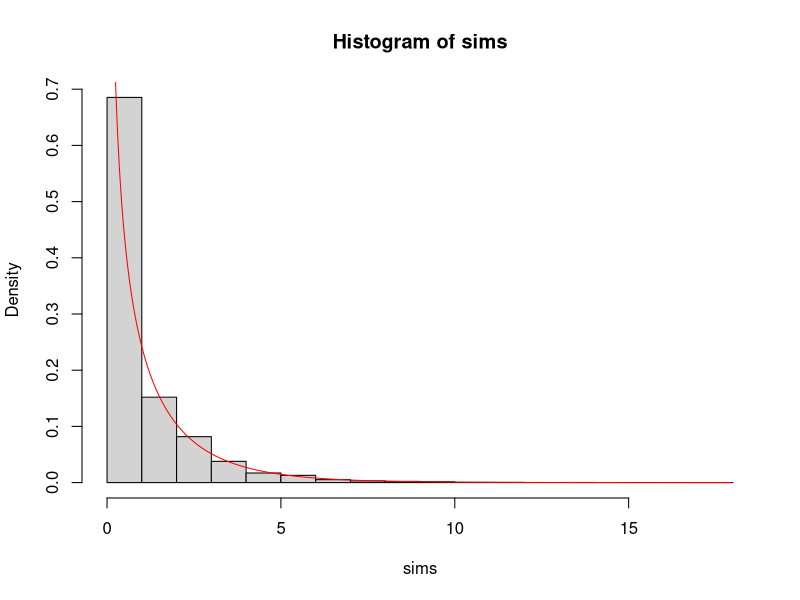
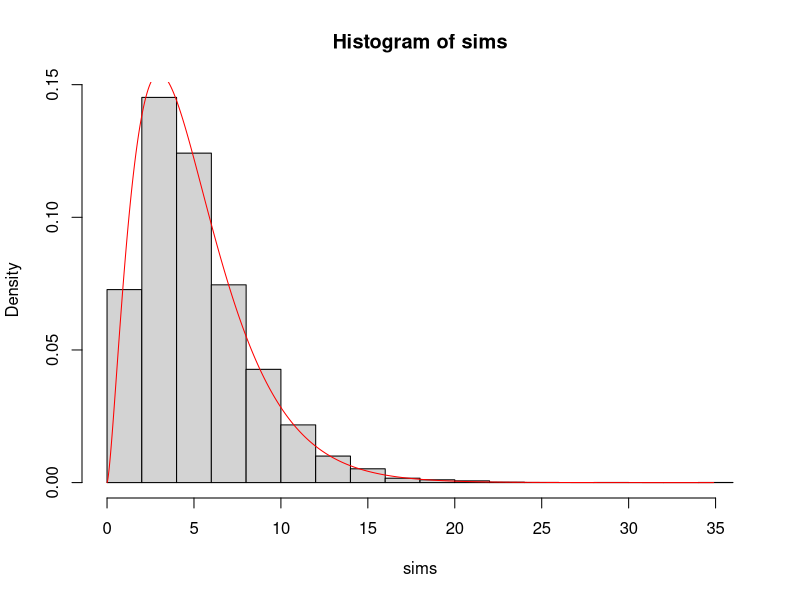
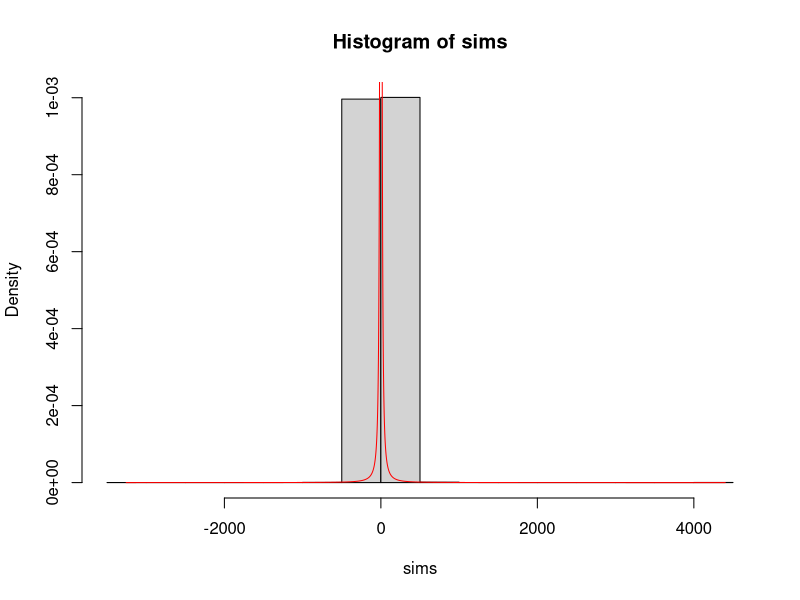
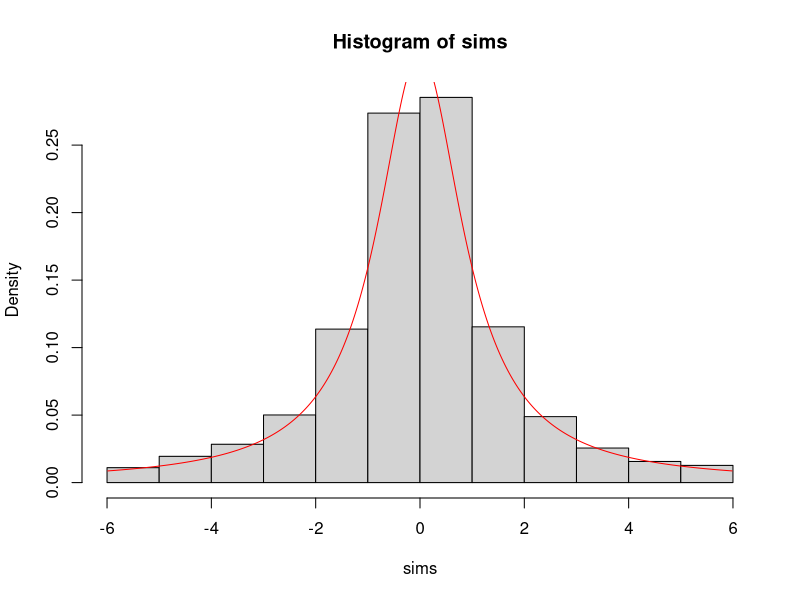
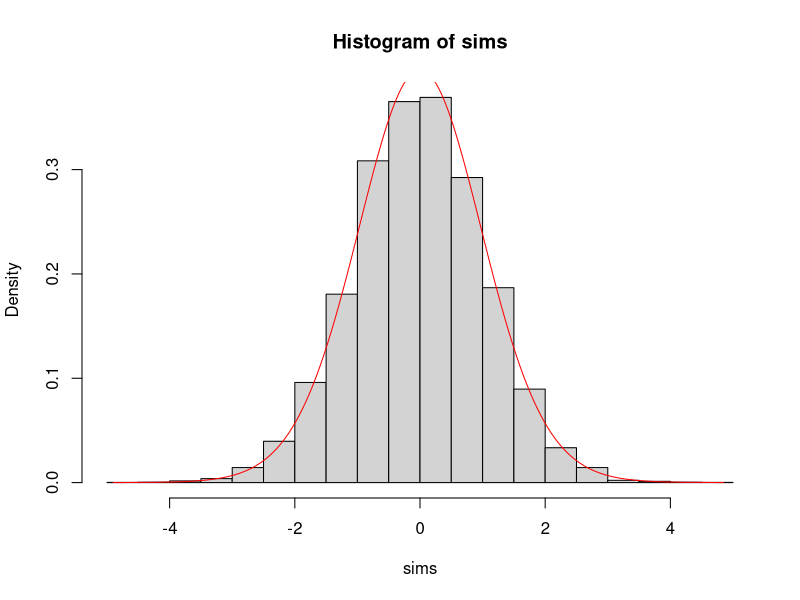
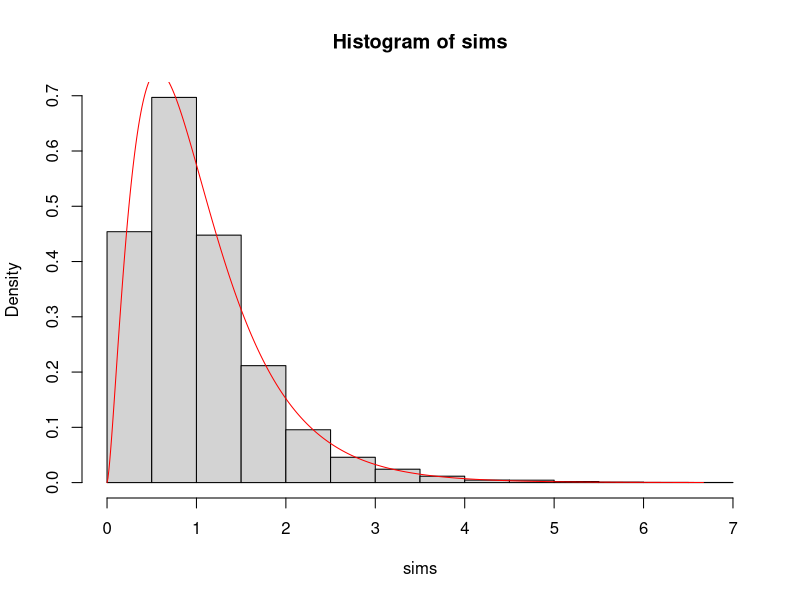

These figures' R source, in order:


#Function to draw a single Chi-squared random variable with degrees of freedom equal to df
my.rchisq <- function(df){
  
  #Draw df independent standard normals
  normal.sims <- rnorm(df)
  
  #Square them and sum the result
  chi.sims <- sum(normal.sims^2)
  
}  

sims <- replicate(10000, my.rchisq(1))
hist(sims, probability = TRUE)
x <- seq(from = 0, to = max(sims), by = 0.01)
points(x, dchisq(x, df = 1), type = 'l', col = 'red')



sims <- replicate(10000, my.rchisq(5))
hist(sims, probability = TRUE)
x <- seq(from = 0, to = max(sims), by = 0.01)
points(x, dchisq(x, df = 5), type = 'l', col = 'red')



my.rt <- function(df){
 
  numerator <- rnorm(1)
  denominator <- sqrt( my.rchisq(df) / df )
  
  t.sim <- numerator/denominator
  return(t.sim)
  
}



sims <- replicate(10000, my.rt(1))
hist(sims, probability = TRUE)
x <- seq(from = min(sims), to = max(sims), by = 0.01)
points(x, dt(x, df = 1), type = 'l', col = 'red')



sims <- subset(sims, -6 <= sims & sims <= 6)
hist(sims, probability = TRUE)
x <- seq(from = min(sims), to = max(sims), by = 0.01)
points(x, dt(x, df = 1), type = 'l', col = 'red')



sims <- replicate(10000, my.rt(30))
hist(sims, probability = TRUE)
x <- seq(from = min(sims), to = max(sims), by = 0.01)
points(x, dt(x, df = 30), type = 'l', col = 'red')



my.rf <- function(numerator.df, denominator.df){

  numerator <- my.rchisq(numerator.df) / numerator.df
  denominator <- my.rchisq(denominator.df) / denominator.df
  
  f.sim <- numerator / denominator
  return(f.sim)
  
}



sims <- replicate(10000, my.rf(5,40))
hist(sims, probability = TRUE)
x <- seq(from = 0, to = max(sims), by = 0.01)
points(x, df(x, df1 = 5, df2 = 40), type = 'l', col = 'red')


